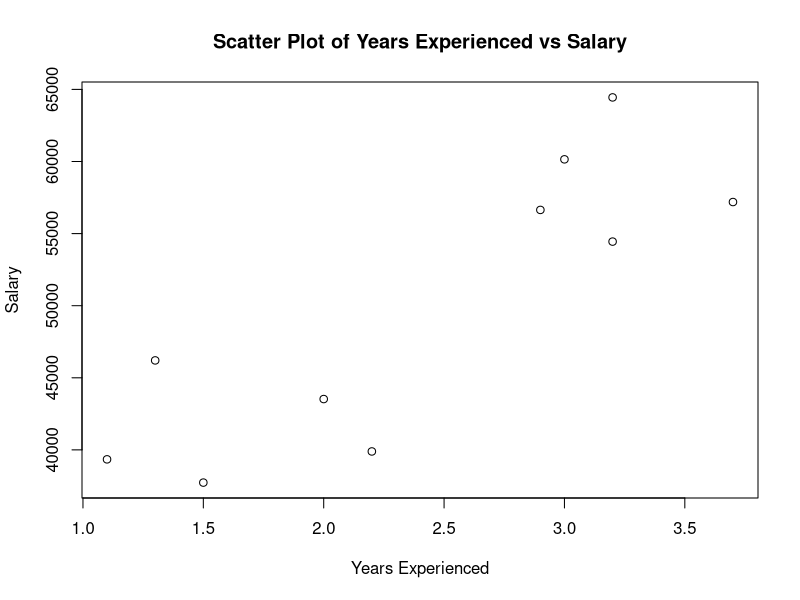
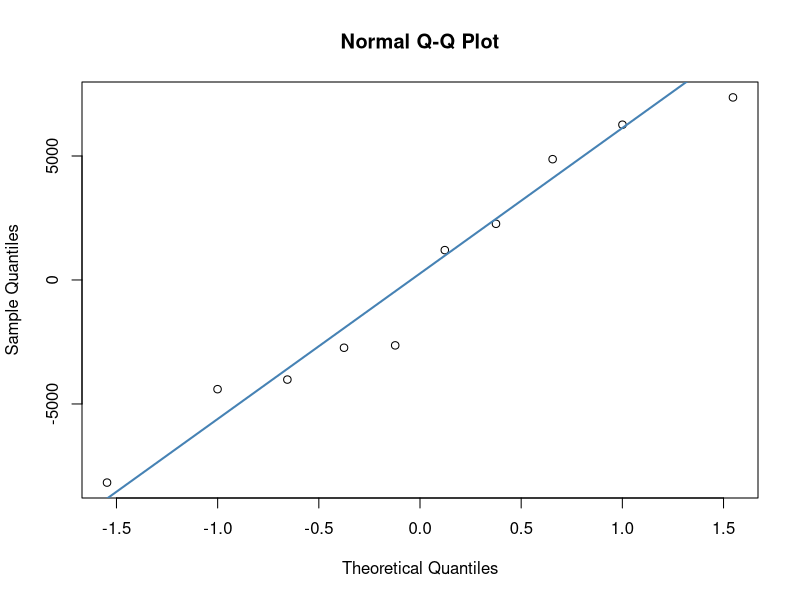

Write the R code that produced these figures, in order. (Note: this script raises an error after producing the figures.)
# Create the data frame
data <- data.frame(
  Years_Exp = c(1.1, 1.3, 1.5, 2.0, 2.2, 2.9, 3.0, 3.2, 3.2, 3.7),
  Salary = c(39343.00, 46205.00, 37731.00, 43525.00,
             39891.00, 56642.00, 60150.00, 54445.00, 64445.00, 57189.00)
)

# Fitting Simple Linear Regression to the Training set
lm.r= lm(formula = Salary ~ Years_Exp,
         data = data)
#Summary of the model
summary(lm.r)

#Testing the assumptions of the model

# Create the scatter plot to test the linearity assumption
plot(data$Years_Exp, data$Salary,
     xlab = "Years Experienced",
     ylab = "Salary",
     main = "Scatter Plot of Years Experienced vs Salary")

#Testing the normality assumption of the residuals using a Q-Q plot and the Shapiro Wilk test
qqnorm(residuals(lm.r))
qqline(residuals(lm.r), col = "steelblue", lwd = 2)

#Testing the normality assumption of the residuals using the Shapiro-Wilk test
shapiro.test(residuals(lm.r))

#Making predictions
new_data <- data.frame(yearExp = c(1.2, 1.3, 1.6, 2.1, 2.2, 2.9, 3.3, 3.2, 3.5, 3.7))
predictions <- predict(lm.r, newdata = new_data)
predictions

